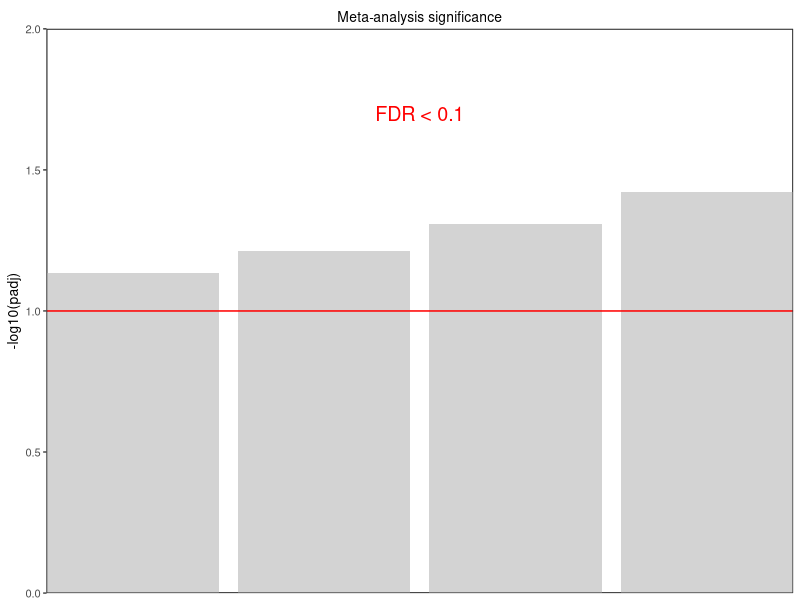
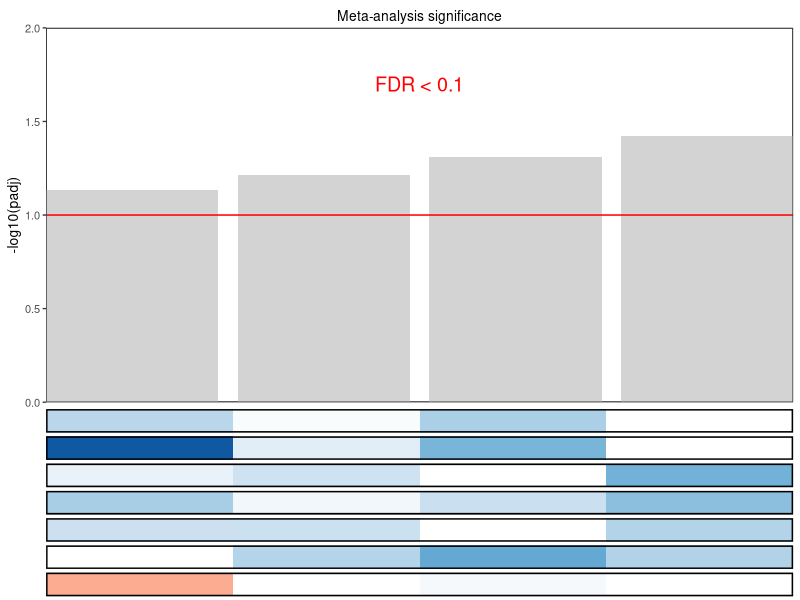
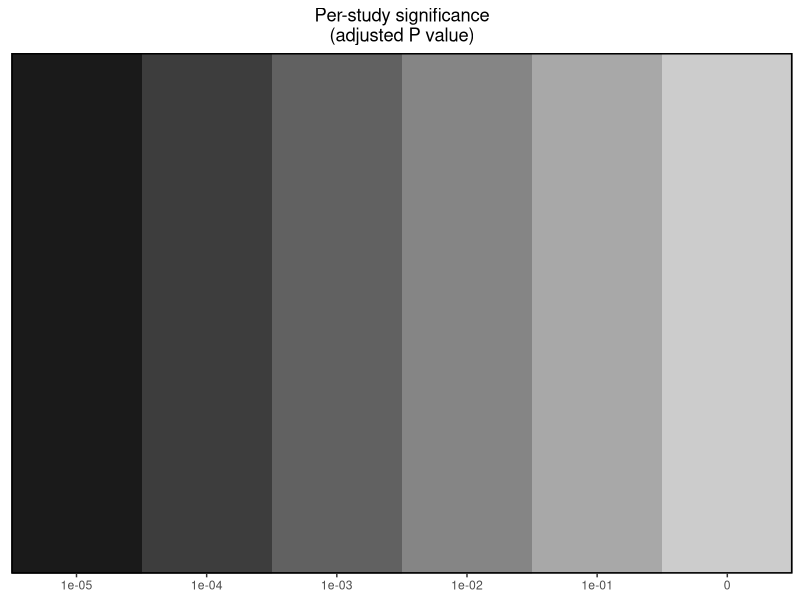
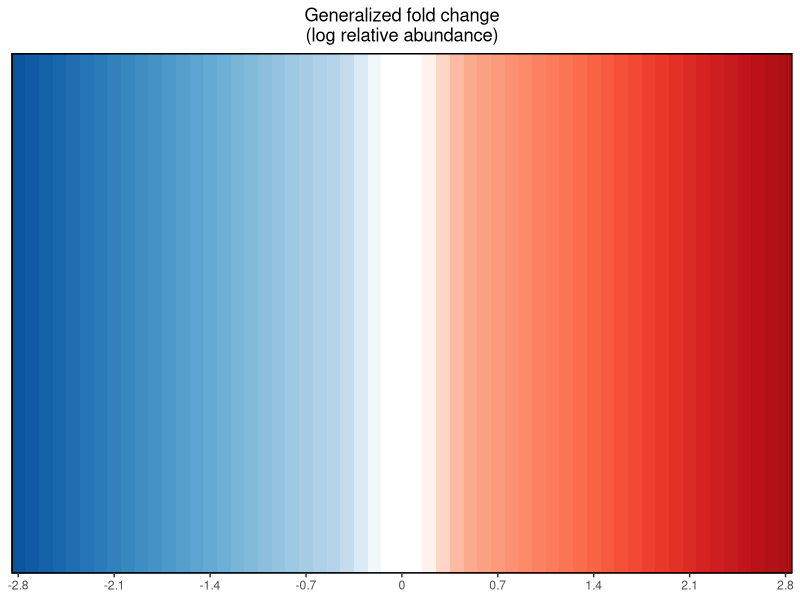
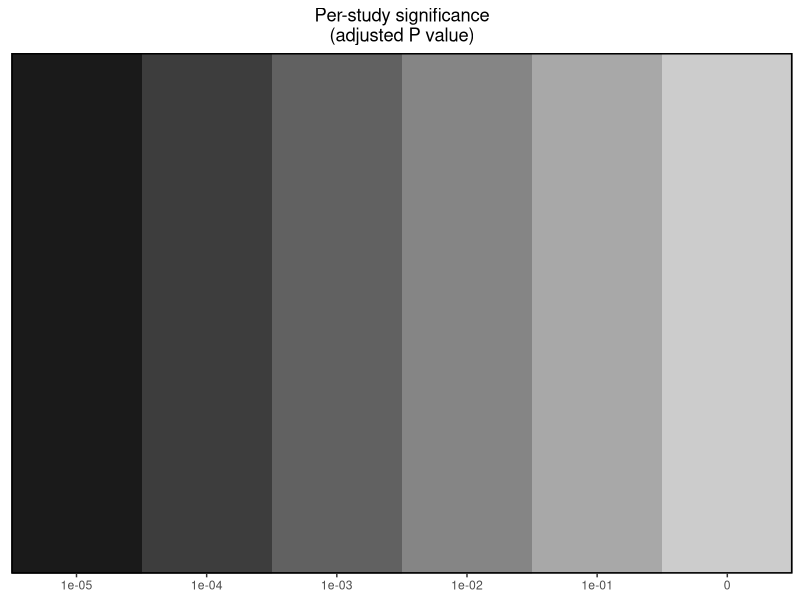
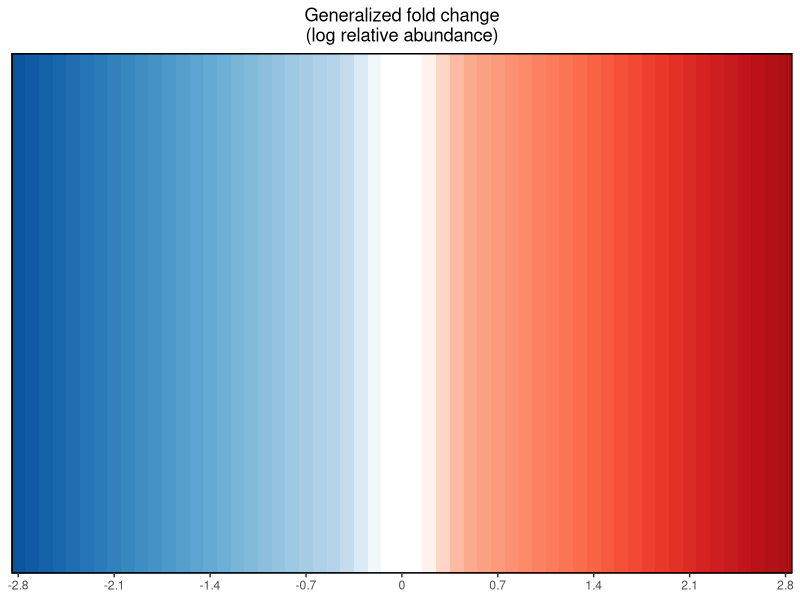
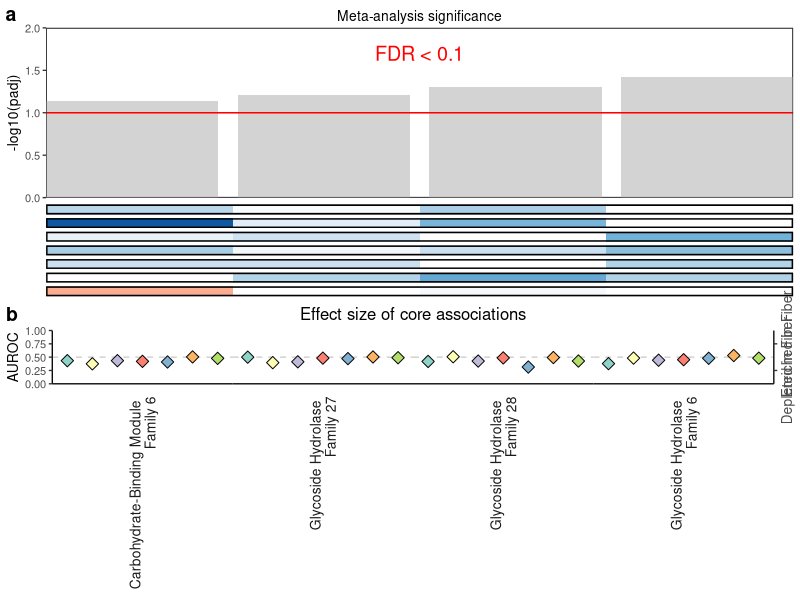

Generate these figures, in order, with R:
library(cowplot)
library(tidyverse)

setwd("/home/dongbiao/word_embedding_microbiome/programe_test/dietary_fber/data/difference_analysis")

df_auc <- read.table('aucs_cazy.tsv',sep='\t', quote='',stringsAsFactors = FALSE, check.names = FALSE)
p.vals_PRJNA891951 <- read.csv("linda_single_study_cazy_PRJNA891951.csv",row.names = 1)
p.vals_PRJEB41443 <- read.csv("linda_single_study_cazy_PRJEB41443.csv",row.names = 1)
p.vals_PRJNA293971 <- read.csv("linda_single_study_cazy_PRJNA293971.csv",row.names = 1)
p.vals_PRJNA306884 <- read.csv("linda_single_study_cazy_PRJNA306884.csv",row.names = 1)
p.vals_PRJNA385004 <- read.csv("linda_single_study_cazy_PRJNA385004.csv",row.names = 1)
p.vals_PRJNA428736 <- read.csv("linda_single_study_cazy_PRJNA428736.csv",row.names = 1)
p.vals_PRJNA560950 <- read.csv("linda_single_study_cazy_PRJNA560950.csv",row.names = 1)
p.vals_PRJNA780023 <- read.csv("linda_single_study_cazy_PRJNA780023.csv",row.names = 1)
p.vals_all <- read.csv("combine_results_cazy.csv", row.names = 1)
rownames(p.vals_all) <- p.vals_all$diff_otu

p.vals_all1 <- p.vals_all
species.heatmap <- rownames(p.vals_all)[which(p.vals_all$padj < 0.1)]
#str(as.numeric(fc.mat))
#fc.sign <- sign(fc.mat)
#fc.sign[fc.sign == 0] <- 1
p.vals_all$log2FoldChange <- sign(p.vals_all$log2FoldChange)
p.val.signed <- -log10(p.vals_all[species.heatmap,"padj", drop=FALSE])*p.vals_all[species.heatmap, 'log2FoldChange']
species.heatmap.orderd <- rownames(p.val.signed[order(p.val.signed$padj),,drop=FALSE])
p.vals_PRJNA891951 <- p.vals_PRJNA891951[species.heatmap.orderd,]
p.vals_PRJEB41443 <- p.vals_PRJEB41443[species.heatmap.orderd,]
p.vals_PRJNA293971 <- p.vals_PRJNA293971[species.heatmap.orderd,]
p.vals_PRJNA306884 <- p.vals_PRJNA306884[species.heatmap.orderd,]
p.vals_PRJNA385004 <- p.vals_PRJNA385004[species.heatmap.orderd,]
p.vals_PRJNA428736 <- p.vals_PRJNA428736[species.heatmap.orderd,]
p.vals_PRJNA560950 <- p.vals_PRJNA560950[species.heatmap.orderd,]
p.vals_PRJNA780023 <- p.vals_PRJNA780023[species.heatmap.orderd,]
p.vals_all1 <- p.vals_all1[species.heatmap.orderd,]
p.vals.plot <- data.frame(
  PRJNA891951 = p.vals_PRJNA891951$padj,
  PRJEB41443 = p.vals_PRJEB41443$padj,
  PRJNA293971 = p.vals_PRJNA293971$padj,
  PRJNA306884 = p.vals_PRJNA306884$padj,
  PRJNA385004 = p.vals_PRJNA385004$padj,
  PRJNA428736 = p.vals_PRJNA428736$padj,
  PRJNA560950 = p.vals_PRJNA560950$padj,
  PRJNA780023 = p.vals_PRJNA780023$padj,
  all = p.vals_all1$padj
)
rownames(p.vals.plot) <- species.heatmap.orderd
fc.mat.plot <- data.frame(
  PRJNA891951 = p.vals_PRJNA891951$log2FoldChange,
  PRJEB41443 = p.vals_PRJEB41443$log2FoldChange,
  PRJNA293971 = p.vals_PRJNA293971$log2FoldChange,
  PRJNA306884 = p.vals_PRJNA306884$log2FoldChange,
  PRJNA385004 = p.vals_PRJNA385004$log2FoldChange,
  PRJNA428736 = p.vals_PRJNA428736$log2FoldChange,
  PRJNA560950 = p.vals_PRJNA560950$log2FoldChange,
  PRJNA780023 = p.vals_PRJNA780023$log2FoldChange,
  all = p.vals_all1$log2FoldChange
)
rownames(fc.mat.plot) <- species.heatmap.orderd

mx <- max(abs(range(fc.mat.plot, na.rm=TRUE)))
mx <- ifelse(round(mx, digits = 1) < mx, 
             round(mx, digits = 1) + 0.1, 
             round(mx, digits = 1))
brs = seq(-mx, mx, by=0.3)
num.col.steps = length(brs)-1
n = floor(0.45*num.col.steps)
col.hm <- c("#0B559F","#1967AD","#2A7AB9","#3D8DC3","#539ECC","#6BAED6","#88BEDC","#A3CCE3",
            "#BAD6EB","#FFFFFF","#FFFFFF","#FCAF93","#FC9778","#FB8060","#FB6A4A","#F44F38",
            "#E93629","#D52221","#C0151A","#AA1016")
p.vals.plot[is.na(p.vals.plot)] <- 1
fc.mat.plot[is.na(fc.mat.plot)] <- 0
summary(p.vals.plot)
alpha.breaks=c(1e-06, 1e-05, 1e-04, 1e-03, 1e-02, 1e-01)
p.vals.bin <- data.frame(apply(p.vals.plot, 2, FUN=.bincode, 
                               breaks = c(0, alpha.breaks, 1), 
                               include.lowest = TRUE),
                         check.names = FALSE)
p.val.greys <-  c(paste0('grey', 
                         round(seq(from=10, to=80, 
                                   length.out = length(alpha.breaks)))), 
                  'white')
names(p.val.greys) <- as.character(1:7)

plot.single.study.heatmap <- function(x){
  df.plot <- tibble(species=factor(rownames(p.vals.plot), 
                                   levels=rev(rownames(p.vals.plot))),
                    p.vals=as.factor(p.vals.bin[[x]]),
                    fc=fc.mat.plot[[x]])
  g1 <- df.plot %>% 
    ggplot(aes(x=species, y=1, fill=fc)) + 
    geom_tile() + theme_bw() + 
    theme(axis.text = element_blank(),
          axis.ticks = element_blank(),
          axis.title.x = element_blank(), 
          axis.title.y = element_text(size = 8), 
          panel.grid = element_blank(),
          panel.background = element_rect(fill=NULL, colour='black'),
          panel.border = element_rect(colour = "black", fill = NA, size = 1),
          plot.margin = unit(c(0, 0, 0, 0), 'cm')) +
    scale_x_discrete(expand = c(0, 0)) + scale_y_continuous(expand = c(0, 0)) +
    scale_fill_gradientn(colours=col.hm, limits=c(-mx, mx), guide=FALSE) +
    labs(x="", y="")
}
a <- tibble(species=factor(rownames(p.vals.plot), 
                            levels=rev(rownames(p.vals.plot))),
             p.vals=-log10(p.vals.plot$all),
             colour=p.vals > 1)
g1 <- tibble(species=factor(rownames(p.vals.plot), 
                            levels=rev(rownames(p.vals.plot))),
             p.vals=-log10(p.vals.plot$all),
             colour=p.vals > 2) %>% 
  ggplot(aes(x=species, y=p.vals, fill=colour)) + 
  geom_bar(stat='identity') + 
  theme_bw(base_size = 10) + 
  xlab('Meta-analysis significance') + 
  ylab('-log10(padj)') + 
  theme(panel.grid.major = element_blank(),
        panel.grid.minor = element_blank(),
        axis.ticks.x = element_blank(),
        axis.text.x = element_blank(),
        axis.title.x = element_text(size = 10, margin = margin(t = 5)),
        panel.background = element_rect(fill=NULL, colour = 'black')) + 
  scale_y_continuous(limits=c(0, 2), expand = c(0, 0)) + 
  scale_x_discrete(position='top',expand = c(0, 0)) + 
  scale_fill_manual(values=c('lightgrey', 'darkgrey'), guide=FALSE) +
  geom_hline(yintercept = -log10(0.1), linetype="solid", color="red") +  # 添加红线
  annotate("text", x = 2.5, y = 1.7, label = "FDR < 0.1", color = "red", size = 5)
g1
ref.studies <- c("PRJNA891951", "PRJEB41443", "PRJNA293971", "PRJNA306884", "PRJNA428736", "PRJNA560950", "PRJNA780023")
g.lst <- lapply(ref.studies, plot.single.study.heatmap)
p_1 <- plot_grid(g1, g.lst[[1]], g.lst[[2]], g.lst[[3]], g.lst[[4]],g.lst[[5]], g.lst[[6]],g.lst[[7]],
          ncol=1, align = 'v', rel_heights = c(0.3,rep(0.02, 8)))
p_1
data_legend1 <- data.frame(
  value = c(1:6),
  p.vals = c(1:6)
)
data_legend1$p.vals <- as.factor(data_legend1$p.vals)
legend1 <- ggplot(data_legend1,aes(x=value, y=1, fill=p.vals)) +
  geom_tile() + theme_bw() + 
  theme(axis.text.x = element_text(),
        axis.ticks.x = element_line(),
        axis.text.y = element_blank(),
        axis.ticks.y = element_blank(),
        axis.title = element_blank(), 
        panel.grid = element_blank(),
        panel.background = element_rect(fill=NULL, colour='black'),
        panel.border = element_rect(colour = "black", fill = NA, size = 1),
        plot.title = element_text(hjust = 0.5)) + 
  scale_x_continuous(expand = c(0, 0),breaks = seq(1, 6, length.out = 6),labels = c("1e-05", "1e-04", "1e-03", "1e-02", "1e-01", "0")) + scale_y_continuous(expand = c(0, 0)) +
  scale_fill_manual(values=p.val.greys, na.value='white', guide=FALSE) + labs(title = "Per-study significance\n(adjusted P value)")
legend1
ggsave("legend1_cazy.png", legend1, width = 5, height = 1)
data_legend2 <- data.frame(
  value = c(1:57),
  fc = seq(from = -2.8, to = 2.8, by = 0.1)
)
legend2 <- ggplot(data_legend2,aes(x=value, y=1, fill=fc)) +
  geom_tile() + theme_bw() + 
  theme(axis.text.x = element_text(),
        axis.ticks.x = element_line(),
        axis.text.y = element_blank(),
        axis.ticks.y = element_blank(),
        axis.title = element_blank(), 
        panel.grid = element_blank(),
        panel.background = element_rect(fill=NULL, colour='black'),
        panel.border = element_rect(colour = "black", fill = NA, size = 1),
        plot.title = element_text(hjust = 0.5)) + 
  scale_x_continuous(expand = c(0, 0),breaks = seq(1, 57, by = 7),labels = seq(-2.8, 2.8, by = 0.7)) + scale_y_continuous(expand = c(0, 0)) +
  scale_fill_gradientn(colours=col.hm, na.value='white', guide=FALSE) + labs(title = "Generalized fold change\n(log relative abundance)")
legend2
ggsave("legend2_cazy.png",legend2,width = 5, height = 1)

## Forest plot
marker.set <- rownames(p.val.signed)[
  abs(p.val.signed$padj) > 1.5]
p.val.signed.red <- p.val.signed[marker.set, ,drop=FALSE]
marker.set.orderd <- rev(rownames(p.val.signed.red[order(p.val.signed.red$padj),,
                                                   drop=FALSE]))
df.plot1 <- tibble()
for (i in marker.set.orderd){
  for (s in ref.studies){
    temp <- df_auc[[i]][[s]]
    df.plot1 <- bind_rows(df.plot1, tibble(
      species=i, study=s,
      low=temp[1], auc=temp[2], high=temp[3]
    ))
  }
}
pick_fid <- rownames(p.vals_all)[which(p.vals_all$padj < 0.1)]
df_auc <- df_auc %>% filter(fid %in% pick_fid)
cazy_name <- c("Carbohydrate-Binding Module \nFamily 6", "Glycoside Hydrolase \nFamily 27",
               "Glycoside Hydrolase \nFamily 28", "Glycoside Hydrolase \nFamily 6")
names(cazy_name) <- unique(df_auc$fid)
df_auc$cazy <- cazy_name[df_auc$fid]

g <- df_auc %>% 
  ggplot(aes(x=study, y=AUC)) + 
  geom_hline(yintercept = 0.5, linetype = "dashed", color = "gray", alpha = 0.7) +
  geom_point(pch=23, aes(fill=study), size=3) + 
  facet_grid(~cazy, scales = 'free_x', space='free', switch = "x") +
  theme_classic(base_size = 10) + 
  
  scale_y_continuous(
    limits = c(0, 1),
    sec.axis = sec_axis(
      ~ ., 
      breaks = c(0.25, 0.75), 
      labels = c("Depleted in Fiber", "Enriched in Fiber") 
    ),
    expand = c(0, 0)
  ) +
  theme(
    panel.grid.major.x = element_blank(),
    axis.ticks.x = element_blank(),
    axis.text.x = element_blank(),
    axis.title.x = element_blank(),
    
    axis.title.y.right = element_blank(), 
    axis.text.y.right = element_text(angle = 90, hjust = 0.5, size = 10),
    
    panel.grid = element_blank(), 
    strip.placement = "outside",
    panel.spacing.x = unit(0, "lines"),
    strip.background = element_blank(),
    panel.border = element_blank(),
    plot.title = element_text(hjust = 0.5),
    strip.text = element_text(angle=90, hjust = 1, size = 10)
  ) +
  scale_fill_manual(values=c("#8DD3C7","#FFFFB3","#BEBADA","#FB8072","#80B1D3","#FDB462","#B3DE69","#FCCDE5"),
                    guide = FALSE) + 
  ylab('AUROC') + ggtitle('Effect size of core associations')
  # guides(fill = guide_legend(override.aes = list(size = 5)))

p <- plot_grid(p_1, g, align="hv", labels = c("a", "b"),
               nrow = 2, ncol=1, plot=FALSE)
ggsave(p, filename = "Figure_supplement_cazy.pdf",width = 5, height = 8, useDingbats=FALSE)

